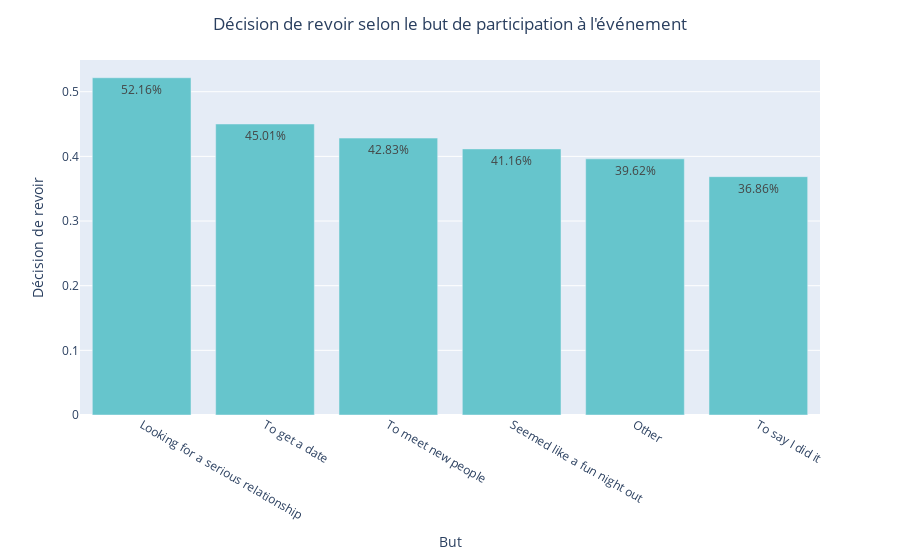

Notebook code cell kept with this figure:
### Markdown cell above
#### Influence du but de participation à l'évenement sur la décision de revoir

### Code cell
# Calculer la proportion de décision de revoir selon le but
df_grouped = df_sd_clean.groupby("goal")["dec"].mean().reset_index()
df_grouped = df_grouped.sort_values(by="dec", ascending=False)

fig = px.bar(df_grouped, x="goal", y="dec",
             labels={"goal": "But", "dec": "Décision de revoir"},
             text="dec", color_discrete_sequence=px.colors.qualitative.Pastel)
fig.update_layout(title="Décision de revoir selon le but de participation à l'événement", title_x=0.5)
fig.update_traces(texttemplate="%{text:.2%}")
fig.show()

### Figure 1 — Plotly figure (JSON) as saved in the notebook; plotly's stock layout.template omitted (floating-point values rounded to 4 significant figures)
{"data": [{"hovertemplate": "But=%{x}<br>Décision de revoir=%{text}<extra></extra>", "legendgroup": "", "marker": {"color": "rgb(102, 197, 204)", "pattern": {"shape": ""}}, "name": "", "orientation": "v", "showlegend": false, "text": [0.5216, 0.4501, 0.4283, 0.4116, 0.3962, 0.3686], "textposition": "auto", "texttemplate": "%{text:.2%}", "type": "bar", "x": ["Looking for a serious relationship", "To get a date", "To meet new people", "Seemed like a fun night out", "Other", "To say I did it"], "xaxis": "x", "y": [0.5216, 0.4501, 0.4283, 0.4116, 0.3962, 0.3686], "yaxis": "y"}], "layout": {"barmode": "relative", "legend": {"tracegroupgap": 0}, "margin": {"t": 60}, "title": {"text": "Décision de revoir selon le but de participation à l'événement", "x": 0.5}, "xaxis": {"anchor": "y", "domain": [0, 1], "title": {"text": "But"}}, "yaxis": {"anchor": "x", "domain": [0, 1], "title": {"text": "Décision de revoir"}}}}
